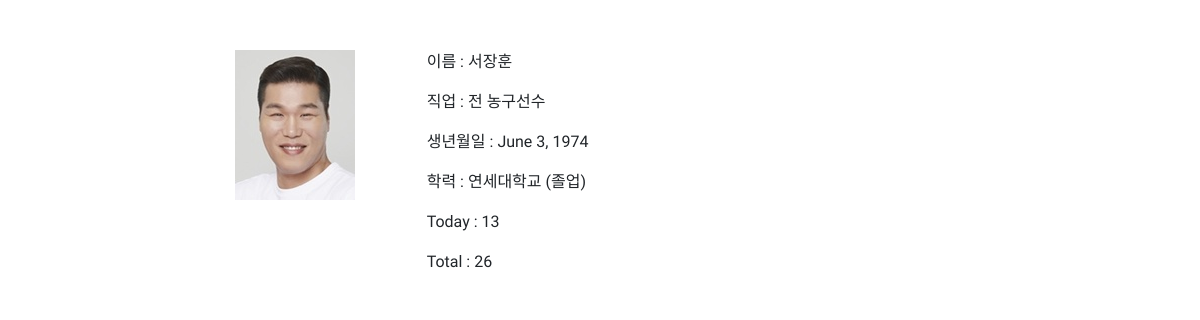
/detail/3, run on the app's committed database.
### myapp/models.py (models this page shows)
class Celebrity(models.Model):
    name = models.CharField(max_length = 64,verbose_name = '이름')
    birth = models.DateField(verbose_name = '생년월일')
    job = models.CharField(max_length = 64, verbose_name = '직업')
    edu = models.CharField(max_length = 256, verbose_name = '학력')
    photo = models.ImageField(upload_to = '%d')
    visitor_today = models.IntegerField(default = 0, verbose_name = '오늘 방문자')
    visitor_total = models.IntegerField(default = 0, verbose_name = '총 방문자')
    visited_day = models.TextField(blank = True, null = True, verbose_name = '방문일자')
    @property
    def visitor(self):
        today = datetime.today().strftime("%Y-%m-%d")
        if self.visited_day == today:
            self.visitor_today += 1
            self.visitor_total += 1
            self.save()
        else:
            self.visited_day = today
            self.visitor_today = 0
            self.visitor_today += 1
            self.visitor_total += 1
            self.save()

### myapp/views.py (the view)
# urls.py: path('detail/<int:pk>', views.detail, name='detail'),
def detail(request, pk):
    celebrity = get_object_or_404(Celebrity, pk=pk)
    visitor = celebrity.visitor
    return render(request, 'detail.html', {'celebrity':celebrity})

### myapp/templates/detail.html (shortened to what this page needs)
{% load static %}
<!DOCTYPE HTML>
<html>
<head>
    <link rel="stylesheet" href="https://stackpath.bootstrapcdn.com/bootstrap/4.5.2/css/bootstrap.min.css"
>
</head>
<form method='post' action='{% url "detail" celebrity.pk %}' enctype="multipart/form-data">
<div class="row" style="padding: 50px;">
    <div class="col" style="padding-left: 200px;"><img src="{{ celebrity.photo.url }}" alt=""></div>
    <div class="col-8">
        <p>이름 : {{ celebrity.name }}</p>
        <p>직업 : {{ celebrity.job }}</p>
        <p>생년월일 : {{ celebrity.birth }}</p>
        <p>학력 : {{ celebrity.edu }}</p>
        <p>Today : {{ celebrity.visitor_today }}</p>
        <p>Total : {{ celebrity.visitor_total }}</p>
    </div>
</div>
</form>
</body>
</html>

### myapp/templates/detail.html (style rules this page uses)
body, div { font-family: 'Do Hyeon', sans-serif; }

### data on the page
Celebrity: photo (picture), name "서장훈", job "전 농구선수", birth "June 3, 1974", edu "연세대학교 (졸업)", visitor_today "13", visitor_total "26"
